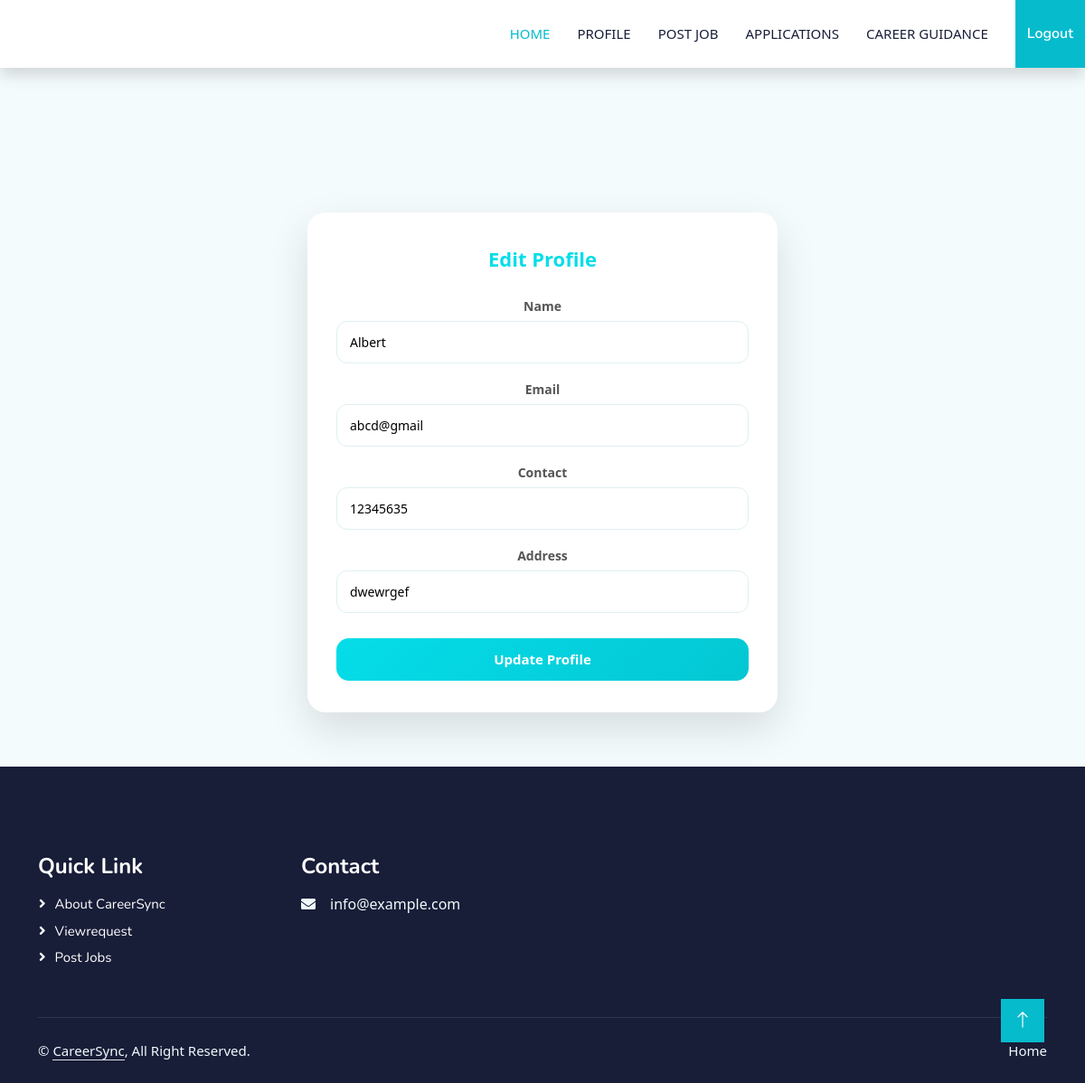
Page /Recruiter/Editprofile/ (signed in) on the committed database.
### Guest/models.py (models this page shows)
class tbl_recruiter(models.Model):
    recruiter_name=models.CharField(max_length=50)
    recruiter_email=models.CharField(max_length=50)
    recruiter_password=models.CharField(max_length=50)
    recruiter_address=models.CharField(max_length=50)
    recruiter_status=models.IntegerField(default=0)
    recruiter_contact=models.CharField(max_length=50)
    recruiter_photo=models.FileField(upload_to="Assets/Recruiterdocs/Photo/")
    recruiter_proof=models.FileField(upload_to="Assets/Recruiterdocs/Proof/")
    recruiter_licence=models.FileField(upload_to="Assets/Recruiterdocs/Licence/")
    place=models.ForeignKey(tbl_place,on_delete=models.CASCADE)

### Recruiter/views.py (the view)
# urls.py: path('Editprofile/',views.Editprofile,name='Editprofile'),
def Editprofile(request):
    if "rid" not in request.session:
        return redirect("Guest:Login")
    else:
        recruiter=tbl_recruiter.objects.get(id=request.session['rid'])
    if request.method=="POST":
        name=request.POST.get('txt_name')
        email=request.POST.get('txt_email')
        contact=request.POST.get('txt_contact')
        address=request.POST.get('txt_address')
        recruiter.recruiter_name=name
        recruiter.recruiter_email=email
        recruiter.recruiter_contact=contact
        recruiter.recruiter_address=address
        recruiter.save()
        return redirect('Recruiter:Myprofile')
    else:
        return render(request,'Recruiter/Editprofile.html',{'recruiter':recruiter})

### Recruiter/Templates/Recruiter/Editprofile.html (shortened to what this page needs)
{% extends 'Recruiter/Header.html' %}
{% block content %}
<div class="edit-profile-wrapper">
    <div class="edit-profile-title">Edit Profile</div>
    <form action="" method="post">
        <div class="profile-form-group">
            <label for="txt_name">Name</label>
            <input type="text" name="txt_name" id="txt_name"
                   value="{{recruiter.recruiter_name}}"
                   title="Name Allows Only Alphabets,Spaces and First Letter Must Be Capital Letter"
                   pattern="^[A-Z]+[a-zA-Z ]*$">
        </div>
        <div class="profile-form-group">
            <label for="txt_email">Email</label>
            <input type="email" name="txt_email" id="txt_email"
                   value="{{recruiter.recruiter_email}}" required>
        </div>
        <div class="profile-form-group">
            <label for="txt_contact">Contact</label>
            <input type="text" name="txt_contact" id="txt_contact"
                   value="{{recruiter.recruiter_contact}}"
                   pattern="[7-9]{1}[0-9]{9}"
                   title="Phone number with 7-9 and remaining 9 digits with 0-9"
                   required>
        </div>
        <div class="profile-form-group">
            <label for="txt_address">Address</label>
            <input type="text" name="txt_address" id="txt_address"
                   value="{{recruiter.recruiter_address}}" required>
        </div>
        <button type="submit" class="profile-submit-btn">Update Profile</button>
    </form>
</div>
{% endblock %}

### Guest/static/Main/css/style.css (style rules this page uses)
:root { --primary: #06BBCC; --light: #F0FBFC; --dark: #181d38; }

### Recruiter/Templates/Recruiter/Editprofile.html (style rules this page uses)
body { background: #f4fbfc; font-family: "Segoe UI", Tahoma, sans-serif; }
.edit-profile-wrapper { max-width: 520px; margin: 60px auto; background: #ffffff; border-radius: 20px; box-shadow: 0 18px 45px rgba(0, 0, 0, 0.12); padding: 35px 32px; }
.edit-profile-title { text-align: center; font-size: 22px; font-weight: 700; color: #05dde9; margin-bottom: 25px; }
.profile-form-group { margin-bottom: 18px; }
.profile-form-group label { display: block; font-size: 14px; font-weight: 600; color: #555; margin-bottom: 6px; }
.profile-form-group input { width: 100%; padding: 12px 14px; border-radius: 12px; border: 1px solid #dfeff2; font-size: 14px; outline: none; transition: 0.3s ease; }
.profile-submit-btn { width: 100%; padding: 12px; background: linear-gradient(135deg, #05dde9, #03c7d3); color: #ffffff; border: none; border-radius: 14px; font-size: 15px; font-weight: 700; cursor: pointer; transition: 0.3s ease; margin-top: 10px; }

### rows in the picture
tbl_recruiter: txt_name "Albert", txt_email "abcd@gmail", txt_contact "12345635", txt_address "dwewrgef"
